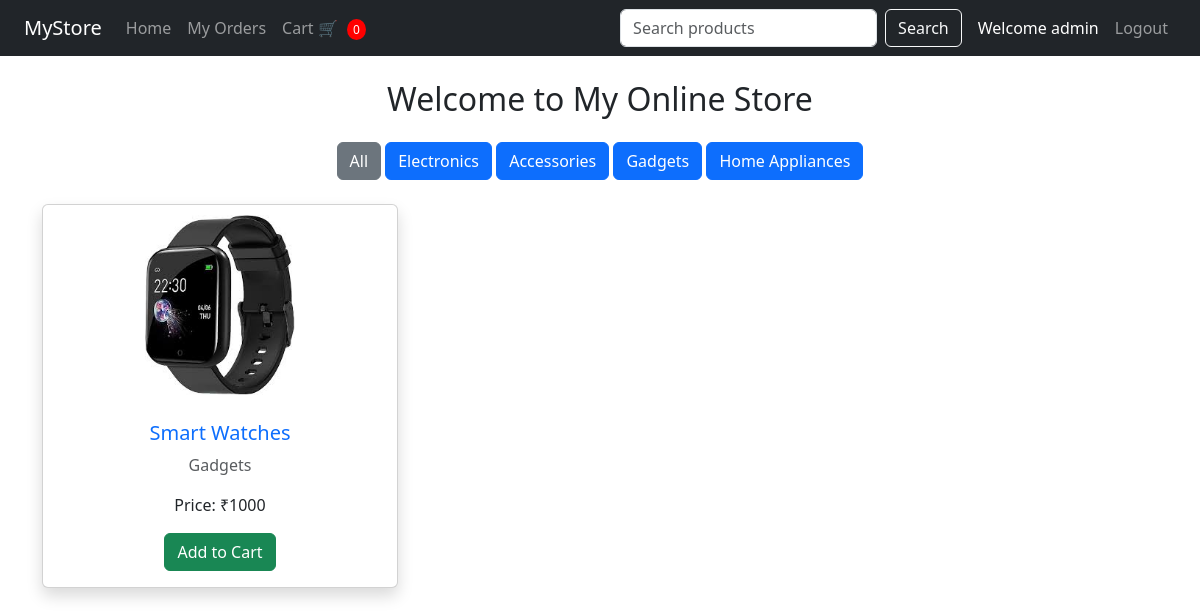
Screenshot of /category/Gadgets (signed in) with the database file from the repository.
### tables this page shows
CREATE TABLE products (
id INTEGER PRIMARY KEY AUTOINCREMENT,
name TEXT,
price INTEGER,
image TEXT
, category TEXT);

### app.py (the view)
@app.route("/category/<cat>")
def category(cat):
    conn = sqlite3.connect(DB_PATH)
    cursor = conn.cursor()
    cursor.execute(
    "SELECT * FROM products WHERE category=?",
    (cat,)
    )
    products = cursor.fetchall()
    conn.close()
    return render_template("index.html", products=products)

### templates/index.html (shortened to what this page needs)
<!DOCTYPE html>
<html>
<head>
<link rel="stylesheet" href="/static/style.css">
<link
href="https://cdn.jsdelivr.net/npm/bootstrap@5.3.2/dist/css/bootstrap.min.css"
rel="stylesheet">
</head>
<body>
<nav class="navbar navbar-expand-lg navbar-dark bg-dark px-4">
<a class="navbar-brand" href="/">MyStore</a>
<div class="collapse navbar-collapse">
<ul class="navbar-nav me-auto">
<li class="nav-item">
<a class="nav-link" href="/">Home</a>
</li>
<li class="nav-item">
<a class="nav-link" href="/orders">My Orders</a>
</li>
<li class="nav-item">
<a class="nav-link" href="/cart">
Cart 🛒 <span class="cart-count" id="cart-count">0</span>
</a>
</li>
</ul>
<form class="d-flex" action="/search" method="GET">
<input
class="form-control me-2"
type="text"
name="q"
placeholder="Search products">
<button class="btn btn-outline-light" type="submit">
Search
</button>
</form>
<ul class="navbar-nav ms-3">
{% if session.get('user') %}
<li class="nav-item text-white mt-2 me-2">
Welcome {{ session.get('user') }}
</li>
<li class="nav-item">
<a class="nav-link" href="/logout">Logout</a>
</li>
{% else %}
<li class="nav-item">
<a class="nav-link" href="/login">Login</a>
</li>
{% endif %}
</ul>
</div>
</nav>
<div class="container mt-4">
<h2 class="text-center mb-4">
Welcome to My Online Store
</h2>
<div class="mb-4 text-center">
<a href="/" class="btn btn-secondary">All</a>
<a href="/category/Electronics" class="btn btn-primary">
Electronics
</a>
<a href="/category/Accessories" class="btn btn-primary">
Accessories
</a>
<a href="/category/Gadgets" class="btn btn-primary">
Gadgets
</a>
<a href="/category/Home Appliances" class="btn btn-primary">
Home Appliances
</a>
</div>
<div class="row">
{% for product in products %}
<div class="col-md-4">
<div class="card mb-4 shadow">
<img
src="/static/images/{{ product[3] }}"
class="card-img-top"
alt="{{ product[1] }}">
<div class="card-body text-center">
<h5 class="card-title">
<a href="/product/{{ product[0] }}" class="text-decoration-none">
{{ product[1] }}
</a>
</h5>
<p class="text-muted">
{{ product[4] }}
</p>
<p class="card-text">
Price: ₹{{ product[2] }}
</p>
<button
class="btn btn-success"
data-name="{{ product[1] }}"
data-price="{{ product[2] }}"
onclick="addToCart(this.dataset.name,this.dataset.price)">
Add to Cart
</button>
</div>
</div>
</div>
{% endfor %}
</div>
</div>
</body>
</html>

### static/style.css (style rules this page uses)
body { font-family: Arial; background-color: #f4f4f4; text-align: center; }
button { background-color: green; color: white; padding: 10px; border: none; border-radius: 5px; cursor: pointer; }
.navbar { display:flex; justify-content:space-between; align-items:center; background:#333; color:white; padding:15px 40px; }
.cart-count { background:red; color:white; padding:2px 6px; border-radius:50%; font-size:12px; margin-left:5px; }
.navbar { display:flex; justify-content:space-between; align-items:center; background:#333; padding:15px 40px; }
.card-img-top { height:200px; object-fit:contain; padding:10px; }

### rows the page displays
products: image (picture), name "Smart Watches", category "Gadgets", price "1000"

### other values shown
{{ session.get('user') }} "admin"
